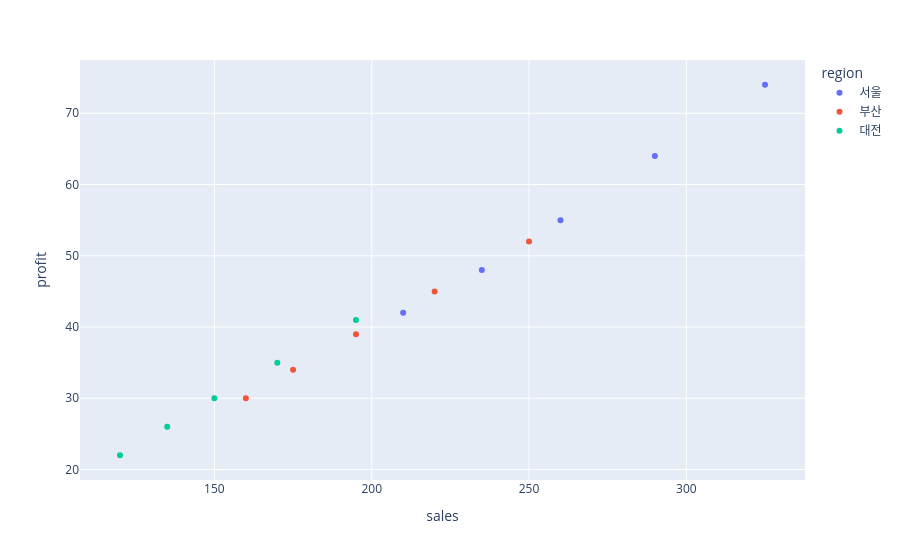

The notebook cell this image was saved under:
### Code cell
fig = px.scatter(
    animation_df,
    x='sales',
    y='profit',
    color='region',
    hover_name='region'
)

fig.show()

### Figure 1 — Plotly figure (JSON) as saved in the notebook; plotly's stock layout.template omitted (floating-point values rounded to 4 significant figures)
{"data": [{"hovertemplate": "<b>%{hovertext}</b><br><br>region=서울<br>sales=%{x}<br>profit=%{y}<extra></extra>", "hovertext": ["서울", "서울", "서울", "서울", "서울"], "legendgroup": "서울", "marker": {"color": "#636efa", "symbol": "circle"}, "mode": "markers", "name": "서울", "orientation": "v", "showlegend": true, "x": [210, 235, 260, 290, 325], "xaxis": "x", "y": [42, 48, 55, 64, 74], "yaxis": "y", "type": "scatter"}, {"hovertemplate": "<b>%{hovertext}</b><br><br>region=부산<br>sales=%{x}<br>profit=%{y}<extra></extra>", "hovertext": ["부산", "부산", "부산", "부산", "부산"], "legendgroup": "부산", "marker": {"color": "#EF553B", "symbol": "circle"}, "mode": "markers", "name": "부산", "orientation": "v", "showlegend": true, "x": [160, 175, 195, 220, 250], "xaxis": "x", "y": [30, 34, 39, 45, 52], "yaxis": "y", "type": "scatter"}, {"hovertemplate": "<b>%{hovertext}</b><br><br>region=대전<br>sales=%{x}<br>profit=%{y}<extra></extra>", "hovertext": ["대전", "대전", "대전", "대전", "대전"], "legendgroup": "대전", "marker": {"color": "#00cc96", "symbol": "circle"}, "mode": "markers", "name": "대전", "orientation": "v", "showlegend": true, "x": [120, 135, 150, 170, 195], "xaxis": "x", "y": [22, 26, 30, 35, 41], "yaxis": "y", "type": "scatter"}], "layout": {"xaxis": {"anchor": "y", "domain": [0.0, 1.0], "title": {"text": "sales"}}, "yaxis": {"anchor": "x", "domain": [0.0, 1.0], "title": {"text": "profit"}}, "legend": {"title": {"text": "region"}, "tracegroupgap": 0}, "margin": {"t": 60}}}
